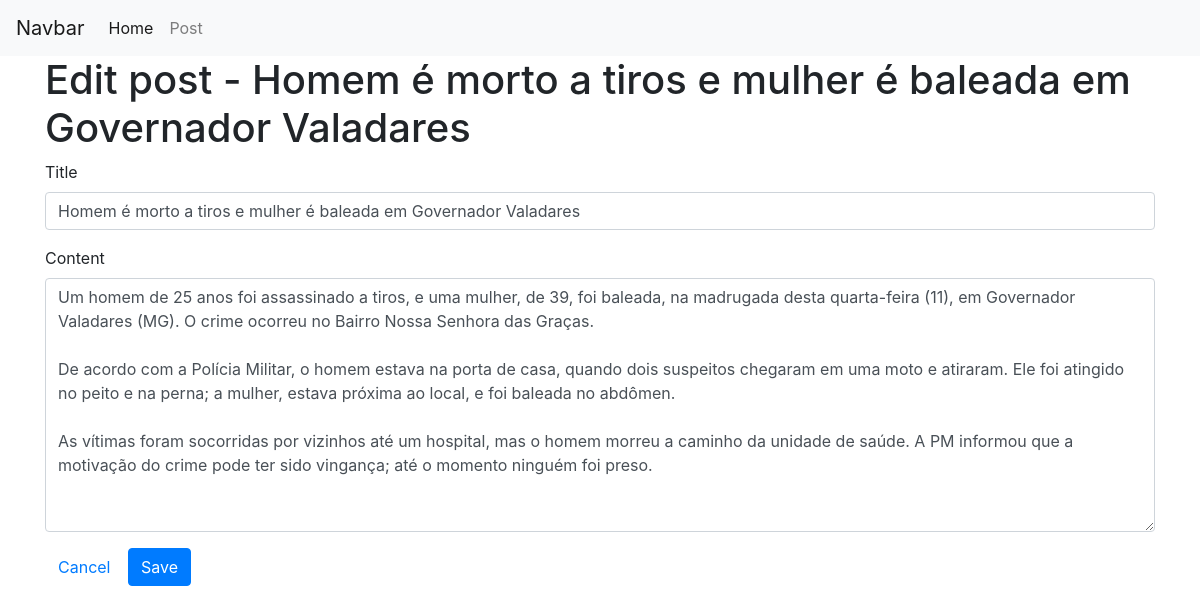
Screenshot of /post/2/edit with the database file from the repository.
### tables this page shows
CREATE TABLE posts (id INTEGER CONSTRAINT posts_index PRIMARY KEY ASC AUTOINCREMENT, title VARCHAR (255) NOT NULL, content TEXT NOT NULL);

### app/controllers/PostsController.php (called while the page is built, shortened)
<?php
class PostsController extends BaseController
{
    private $post;
    public function __construct()
    {
        $this->post = Container::getModel("Post");
    }
    public function edit($id)
    {
        $this->view->post = $this->post->find($id);
        $this->renderView('posts/edit', 'layout');
    }
}

### core/bootstrap.php (called while the page is built, shortened)
<?php
$routes = require_once __DIR__ . "/../app/routes.php";
$route = new \Core\Route($routes);

### public/index.php (called while the page is built, shortened)
<?php
require_once __DIR__ . "/../core/bootstrap.php";

### core/BaseModel.php (called while the page is built, shortened)
<?php
abstract class BaseModel
{
    private $pdo;
    protected $table;
    public function __construct(PDO $pdo)
    {
        $this->pdo = $pdo;
    }
    public function find($id)
    {
        $query = "SELECT * FROM {$this->table} where id =:id";
        $stmt = $this->pdo->prepare($query);
        $stmt->bindValue(":id", $id);
        $stmt->execute();
        $result = $stmt->fetch();
        return $result;
    }
}

### core/DataBase.php (called while the page is built, shortened)
<?php
class DataBase
{
    public static function getDataBase()
    {
        $conf = include_once __DIR__ . "/../app/database.php";
        if($conf['driver'] == 'sqlite')
        {
            $sqlite = __DIR__ . "/../storage/databases/" . $conf['sqlite']['host'];
            $sqlite = "sqlite:" . $sqlite;
            try{
                $pdo = new PDO($sqlite);
                $pdo->setAttribute(PDO::ATTR_ERRMODE, PDO::ERRMODE_EXCEPTION);
                $pdo->setAttribute(PDO::ATTR_DEFAULT_FETCH_MODE, PDO::FETCH_OBJ);
                return $pdo;
            }catch (PDOException $e){
                echo $e->getMessage();
            }
        }
    }
}

### core/Container.php (called while the page is built, shortened)
<?php
class Container
{
    public static function getModel($model)
    {
        return new $objModel(DataBase::getDataBase());
    }
}

### app/views/posts/edit.phtml (the view)
<div class="container">
    <h1 class="h1"><?php echo $this->getPageTitle() ?></h1>
    <form action="/post/<?php echo $this->view->post->id ?>/update" method="post" accept-charset="utf-8">
        <div class="form-group">
            <label for="title">Title</label>
            <input type="text" name="title" class="form-control" value="<?php echo $this->view->post->title?>">
        </div>
        <div class="form-group">
            <label for="content">Content</label>
            <textarea name="content" class="form-control" rows="10" ><?php echo $this->view->post->content?></textarea>
        </div>
        <a href="/posts" class="btn btn-default">Cancel</a>
        <button type="submit" class="btn btn-primary">Save</button>
    </form>
</div>

### rows the page displays
posts: title "Homem é morto a tiros e mulher é baleada em Governador Valadares", content "Um homem de 25 anos foi assassinado a tiros, e uma mulher, de 39, foi baleada, na madrugada desta quarta-feira (11), em Governador Valadares (MG). O crime ocorreu no Bairro Nossa Senhora das Graças. De acordo com a Polícia Militar, o homem estava na porta de casa, quando dois suspeitos chegaram em uma moto e atiraram. Ele foi atingido no peito e na perna; a mulher, estava próxima ao local, e foi baleada no abdômen. As vítimas foram socorridas por vizinhos até um hospital, mas o homem morreu a caminho da unidade de saúde. A PM informou que a motivação do crime pode ter sido vingança; até o momento ninguém foi preso."

### other values shown
$this->pageTitle "Edit post - Homem é morto a tiros e mulher é baleada em Governador Valadares"
